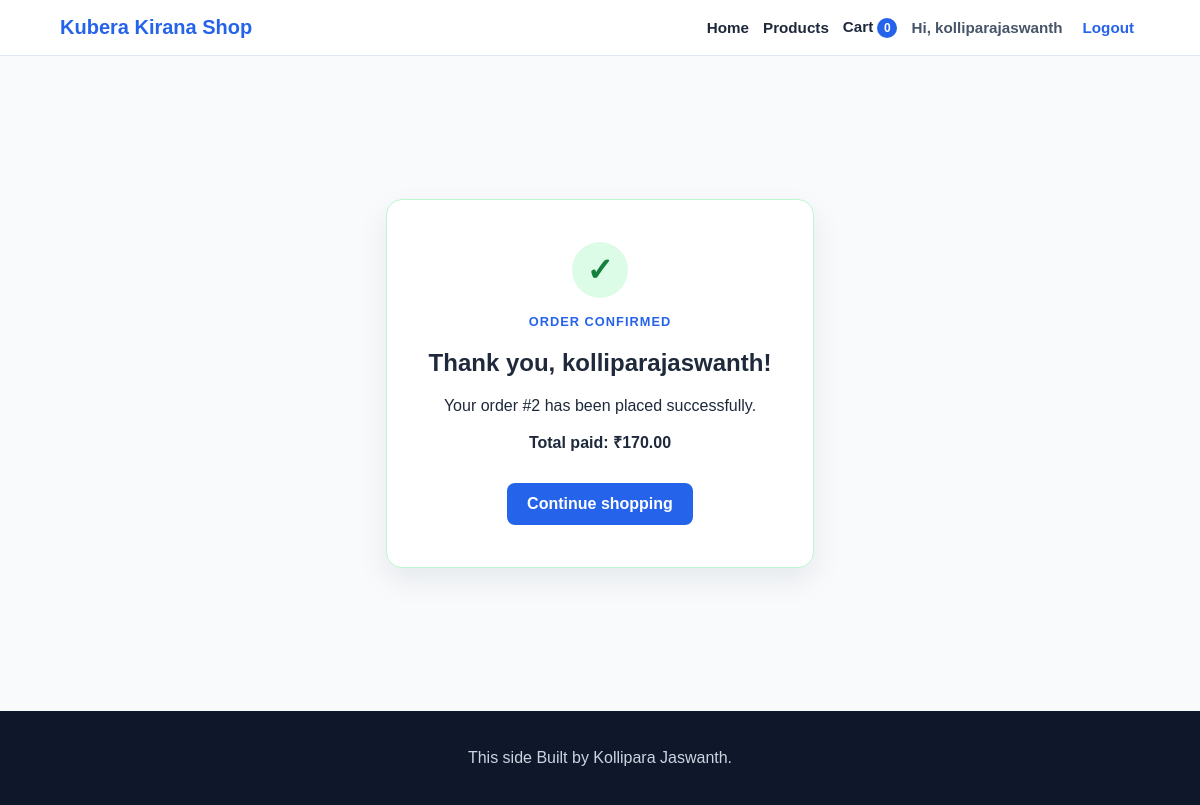
Screenshot of /order-success/2/ (signed in) with the database file from the repository.
### store/models.py (models this page shows, shortened)
class Order(models.Model):
    user = models.ForeignKey(
        settings.AUTH_USER_MODEL,
        on_delete=models.SET_NULL,
        null=True,
        blank=True,
    )
    full_name = models.CharField(max_length=150)
    email = models.EmailField()
    phone = models.CharField(max_length=15)
    address = models.TextField()
    city = models.CharField(max_length=100)
    postal_code = models.CharField(max_length=10)
    total_amount = models.DecimalField(max_digits=10, decimal_places=2)
    created_at = models.DateTimeField(auto_now_add=True)
    class Meta:
        ordering = ["-created_at"]

### store/views.py (the view)
# urls.py: path('order-success/<int:order_id>/', views.order_success, name='order_success'),
@login_required
def order_success(request, order_id):
    order = get_object_or_404(Order, id=order_id, user=request.user)
    return render(request, 'store/order_success.html', {'order': order})

### store/cart.py (called while the page is built)
def get_cart(session):
    return session.get('cart', {})

def cart_count(session):
    return sum(get_cart(session).values())

### store/context_processors.py (called while the page is built)
def cart_data(request):
    return {'cart_count': cart_count(request.session)}

### store/templates/store/order_success.html (shortened to what this page needs)
{% extends 'store/base.html' %}
{% block content %}
<main class="success-page">
    <section class="success-card">
        <p class="success-icon">✓</p>
        <p class="eyebrow">ORDER CONFIRMED</p>
        <h1>Thank you, {{ order.full_name }}!</h1>
        <p>Your order #{{ order.id }} has been placed successfully.</p>
        <p><strong>Total paid: ₹{{ order.total_amount }}</strong></p>
        <a class="primary-button" href="{% url 'store:home' %}">Continue shopping</a>
    </section>
</main>
{% endblock %}

### store/templates/store/base.html (shortened to what this page needs)
{% load static %}
<!DOCTYPE html>
<html lang="en">
<head>
    <link rel="stylesheet" href="{% static 'store/css/style.css' %}">
</head>
<body>
    <header class="site-header">
        <a class="brand" href="{% url 'store:home' %}">Kubera Kirana Shop</a>
        <nav class="navigation">
            <a href="{% url 'store:home' %}">Home</a>
            <a href="#products">Products</a>
            <a href="{% url 'store:cart' %}">Cart <span class="cart-count">{{ cart_count }}</span></a>
            {% if user.is_authenticated %}
                <span class="user-name">Hi, {{ user.username }}</span>
                <form class="logout-form" method="post" action="{% url 'store:logout' %}">
                    <button type="submit">Logout</button>
                </form>
            {% else %}
                <a href="{% url 'store:login' %}">Login</a>
                <a class="nav-register" href="{% url 'store:register' %}">Register</a>
            {% endif %}
        </nav>
    </header>
    {% block content %}{% endblock %}
    <footer class="site-footer">
        <p> This side Built by Kollipara Jaswanth.</p>
    </footer>
</body>
</html>

### static/store/css/style.css (style rules this page uses)
:root { font-family: Arial, sans-serif; color: #1e293b; background: #f8fafc; }
* { box-sizing: border-box; }
body { margin: 0; }
a { color: inherit; text-decoration: none; }
.site-header { display: flex; justify-content: space-between; align-items: center; gap: 20px; padding: 16px max(5vw, 24px); background: #fff; border-bottom: 1px solid #e2e8f0; }
.brand { white-space: nowrap; font-size: 1.25rem; font-weight: 800; color: #2563eb; }
nav { display: flex; flex-wrap: wrap; justify-content: flex-end; align-items: center; gap: 14px; font-size: .95rem; font-weight: 600; }
.user-name { color: #475569; }
.logout-form { display: inline; }
.logout-form button { border: 0; background: none; color: #2563eb; font: inherit; font-weight: 600; cursor: pointer; }
.cart-count { display: inline-grid; place-items: center; min-width: 20px; height: 20px; padding: 0 5px; border-radius: 10px; background: #2563eb; color: #fff; font-size: .75rem; }
main { max-width: 1120px; margin: 0 auto; padding: 0 24px 48px; }
.eyebrow { color: #2563eb; font-weight: 800; letter-spacing: .08em; font-size: .8rem; }
.primary-button { display: inline-block; margin-top: 14px; padding: 12px 20px; border-radius: 8px; background: #2563eb; color: #fff; font-weight: 700; }
.site-footer { padding: 22px; text-align: center; background: #0f172a; color: #cbd5e1; }
.success-page { display: grid; min-height: calc(100vh - 145px); place-items: center; padding: 56px 24px; }
.success-card { max-width: 520px; padding: 42px; border: 1px solid #bbf7d0; border-radius: 16px; background: #fff; text-align: center; box-shadow: 0 12px 30px rgba(15, 23, 42, .08); }
.success-icon { display: grid; width: 56px; height: 56px; place-items: center; margin: 0 auto 16px; border-radius: 50%; background: #dcfce7; color: #15803d; font-size: 2rem; font-weight: 800; }

### rows the page displays
Order: full_name "kolliparajaswanth", id "2", total_amount "170.00"

### other values shown
{{ cart_count }} "0"
{{ user.username }} "kolliparajaswanth"
